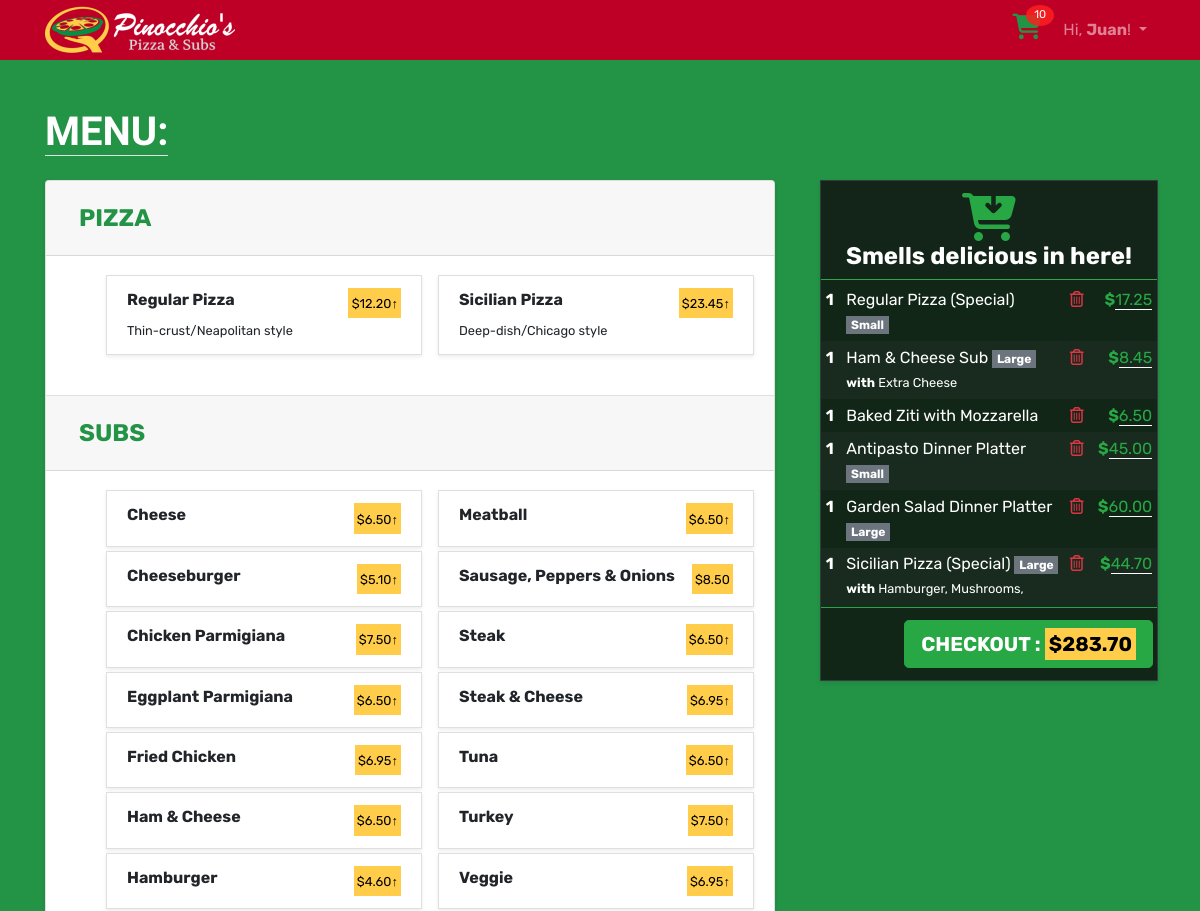
Before: / (signed in, upper part) with the older database file.
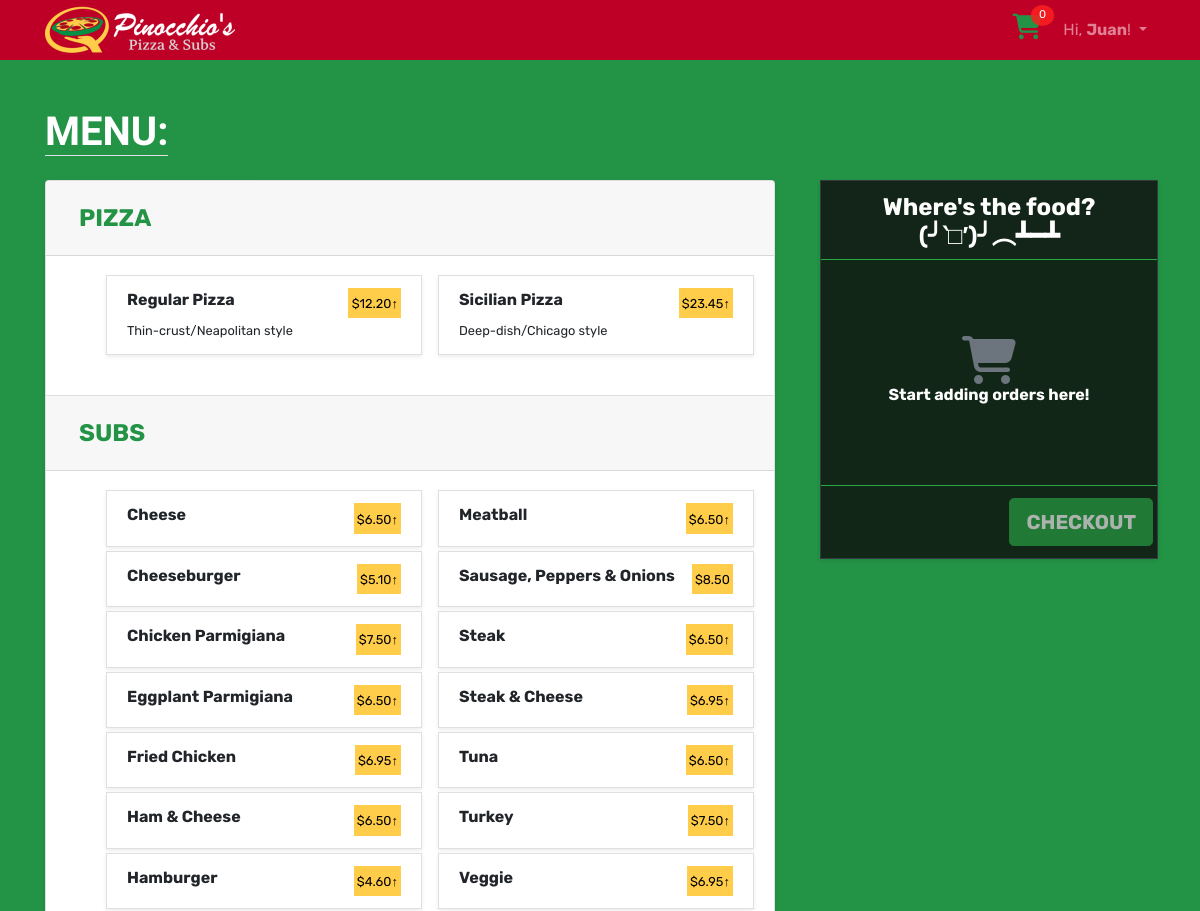
After: the same page with the newer database file.
### orders/models.py (models this page shows, shortened)
class PizzaType(models.Model):
    alias = models.CharField(max_length=120, unique=True)
    name = models.CharField(max_length=120, unique=True)
    description = models.CharField(max_length=120)

class RegularPizza(models.Model):
    name = models.CharField(max_length=120, unique=True)
    small = models.DecimalField(max_digits=10, decimal_places=2)
    large = models.DecimalField(max_digits=10, decimal_places=2)
    toppingsCount = models.IntegerField(default=0)

class SicilianPizza(models.Model):
    name = models.CharField(max_length=120, unique=True)
    small = models.DecimalField(max_digits=10, decimal_places=2)
    large = models.DecimalField(max_digits=10, decimal_places=2)
    toppingsCount = models.IntegerField(default=0)

class Sub(models.Model):
    name = models.CharField(max_length=120, unique=True)
    small = models.DecimalField(max_digits=10, decimal_places=2, null=True, blank=True)
    large = models.DecimalField(max_digits=10, decimal_places=2, null=True, blank=True)
    add_Ons = models.ManyToManyField(SubExtra, blank=True, related_name="extras")

### cart/models.py (models this page shows, shortened)
class CartItem(models.Model):
    ORDER_STATUS = [
        ('CART', 'In Cart'),
        ('PAID', 'Paid'),
        ('CONF', 'Confirmed'),
        ('DLVR', 'Delivered'),
        ('DONE', 'Completed'),
    ]
    user = models.ForeignKey(User, on_delete=models.CASCADE)
    quantity = models.IntegerField()
    category = models.CharField(max_length=200)
    menu_id = models.IntegerField()
    name = models.CharField(max_length=200)
    size = models.CharField(
        max_length=20,
        blank=True,
        null=True,
    )
    addons = models.CharField(
        max_length=200,
        blank=True,
        null=True,
    )
    price = models.DecimalField(max_digits=10, decimal_places=2)
    sub_total = models.DecimalField(max_digits=10, decimal_places=2)
    status = models.CharField(
        max_length=4,
        choices=ORDER_STATUS,
        default='CART',
    )
    added_on = models.DateTimeField(auto_now_add=True)

### orders/views.py (the view)
# urls.py: path("", views.home, name="home"),
def home(request):
    user = request.user.id
    cart_items = CartItem.objects.filter(user=user, status='CART')
    pizzaType = list(PizzaType.objects.values().order_by('name'))
    regularPizza = list(RegularPizza.objects.values().order_by('small'))
    sicilianPizza = list(SicilianPizza.objects.values().order_by('small'))
    pizzaTopping = list(PizzaTopping.objects.values().order_by('name'))
    subs = Sub.objects.all().order_by('name')
    pasta = list(Pasta.objects.values().order_by('name'))
    salad= list(Salad.objects.values().order_by('name'))
    dinnerPlatter = list(DinnerPlatter.objects.values().order_by('name'))
    context = {
        "pizzaType" : pizzaType,
        "regularPizza" : regularPizza,
        "sicilianPizza" : sicilianPizza,
        "pizzaTopping" : pizzaTopping,
        "subs" : subs,
        "sub" : list(Sub.objects.values('id', 'name', 'small', 'large', 'add_Ons__id', 'add_Ons__name', 'add_Ons__price')),
        "pasta" : pasta,
        "salad" : salad,
        "dinnerPlatter" : dinnerPlatter,
        "cart_items" : cart_items,
    }
    cart_total = 0
    cart_quantity = 0
    for item in cart_items:
        cart_total += item.sub_total
        cart_quantity += item.quantity
    if cart_total != 0:
        context['cart_total'] = format(cart_total, '.2f')
    context['cart_quantity'] = cart_quantity
    return render(request, "orders/home.html", context)

### templates/orders/home.html (shortened to what the changed rows need)
    {% extends 'base.html' %}
    {% load static %}
    {% block stylesheet %}
    <link rel="stylesheet" href="{% static 'css/home.css' %}">
    {% endblock %}
    {% block body_content %}
    <div class="container mb-3">
      <h1 class="mt-5 mb-4 text-white font-weight-bold" id="menu"><a href="#menu" class="text-decoration-none text-reset text-uppercase border-bottom">Menu:</a></h1>
        <div class="row">
          <div class="col-lg-8 col-md-12 col-sm-12 col-xs-12" id="menu-div">
            <div class="accordion border-0 shadow-sm" id="accordionMenu">
                <div class="card">
                  <div class="card-header" id="pizza">
                    <h2 class="mb-0">
                      <button class="btn btn-link" type="button" data-toggle="collapse" data-target="#collapseOne" aria-expanded="true" aria-controls="collapseOne">
                        Pizza
                      </button>
                    </h2>
                  </div>
                  <div id="collapseOne" class="collapse show" aria-labelledby="pizza">
                    <div class="card-body">
                      <ul>
                        {% for pizza in pizzaType %}
                        <li class="list-group-item mb-1 rounded-0 shadow-sm menu-items" data-type="{{ pizza.alias }}" data-menuname="{{ pizza.name }}" data-toggle="modal" data-target="#menuModal">
                          <div class="d-flex justify-content-between">
                            <span class="font-weight-bold">{{ pizza.name }}</span>
                            {% if pizza.name == "Regular Pizza" %}
                              <mark><small>${{ regularPizza.0.small }}<span>&uarr;</small></mark>
                            {% else %}
                              <mark><small>${{ sicilianPizza.0.small }}&uarr;</small></mark>
                            {% endif %}
                          </div>
                          <small>{{ pizza.description }}</small>
                        </li>
                        {% endfor %}
                      </ul>
                    </div>
                  </div>
                </div>
                <div class="card">
                  <div class="card-header" id="sub">
                    <h2 class="mb-0">
                      <button class="btn btn-link" type="button" data-toggle="collapse" data-target="#collapseTwo" aria-expanded="true" aria-controls="collapseTwo">
                        Subs
                      </button>
                    </h2>
                  </div>
                  <div id="collapseTwo" class="collapse show" aria-labelledby="sub">
                    <div class="card-body">
                      <ul>
                        {% for sub in subs %}
                          <li class="list-group-item mb-1 rounded-0 shadow-sm menu-items" data-type="sub" data-menuname="{{ sub.name }}" data-toggle="modal" data-target="#menuModal">
                            <div class="d-flex justify-content-between">
                              <span class="font-weight-bold">{{ sub.name }}</span>
                              {% if sub.small %}
                                <mark><small>${{ sub.small }}&uarr;</small></mark>
                              {% else %}
                                <mark><small>${{ sub.large }}</small></mark>
                              {% endif %}
                            </div>
                          </li>
                        {% endfor %}
                      </ul>
                    </div>
                  </div>
                </div>
            </div>
          </div>
          <div class="col-lg-4 d-xs-none d-sm-none d-md-block d-l-block d-lg-block side-cart-div">
            <div class="container position-fixed" id="side-cart">
              <div class="card border border-dark rounded-0 shadow-sm mb-3 rounded-0" id="cart-items-card">
                <div class="card-header border-success text-white text-center pb-0">
                  <h4 class="font-weight-bold" id="cart-header">
                    {% if cart_items %}
                      <i class="fas fa-2x fa-cart-arrow-down text-success"></i>
                      <br>
                      Smells delicious in here!
                    {% else %}
                      Where's the food? <br> (╯‵□′)╯︵┻━┻
                    {% endif %}
                  </h4>
                </div>
                <div class="card-body text-white pl-0 pr-0 pb-0 pt-1" id="cart-items-div">
                  <table class="table table-sm text-white table-borderless">
                    <tbody id="cartItems">
                      {% if cart_items %}
                        {% for item in cart_items %}
                        <tr data-orderid="{{item.id}}">
                          <th scope="row">{{ item.quantity }}</th>
                          <td>
                            {{ item.name}}
                            {% if item.size %}
                              <span class="badge badge-secondary rounded-0">{{ item.size }}</span>
                            {% endif %}
                            {% if item.addons %}
                              <br>
                              <small><strong>with</strong> {{ item.addons }}</small>
                            {% endif %}
                          </td>
                          <td>
                            <i class="far fa-trash-alt text-danger text-center" title="Delete order?" onclick="deleteOrder(this)"></i>
                          </td>
                          <td class="text-right">
                            <span class="font-weight-bolder text-success">$</span><span class="text-success"><span class="border-bottom border-white">{{item.sub_total}}</span></span>
                          </td>
                        </tr>
                        {% endfor%}
                      {% else %}
                        <div class="text-center pt-4" id="zero-cart">
                          <i class="fas fa-shopping-cart fa-3x mt-5 text-secondary"></i>
                          <br>
                          <h6 class="font-weight-bold text-white">
                            {% if user.is_authenticated %}
                              Start adding orders here!
                            {% else %}
                              Log in to add food to your cart.
                            {% endif %}
                          </h6>
                        </div>
                      {% endif %}
                    </tbody>
                  </table>
                </div>
                <div id="checkout-div" class="card-footer bg-transparent border-success text-right pr-1">
                  <button type="button" class="btn btn-lg btn-success font-weight-bold" id="checkout-btn" {%if cart_items%}{%else%}disabled{%endif%} onclick="cartPageRedirect()">
                    CHECKOUT <span id="cart-total">{%if cart_total%}: <mark>${{cart_total}}</mark>{%endif%}</span>
                  </button>
                </div>
              </div>
            </div>
          </div>
        </div>
    </div>
    {% endblock %}

### templates/base.html (shortened to what this page needs)
{% load static %}<!DOCTYPE html>
<html>
  <head>
    <link rel="stylesheet" href="{% static 'css/bootstrap.min.css' %}">
    <link rel="stylesheet" href="{% static 'css/app.css' %}">
    {% block stylesheet %}{% endblock %}
  </head>
  <body>
    {% block body %}
    <nav class="navbar navbar-expand-sm navbar-dark mt-0 mb-0 pt-0 pb-0">
      <div class="container">
        <a class="navbar-brand" href="{% url 'home' %}">
          <img src="../static/img/logo.png" alt="Pinocchio's Pizza & Subs logo">
        </a>
        <div id="mainMenu">
          {% if user.is_authenticated %}
            <ul class="navbar-nav ml-auto d-flex flex-row">
              <li class="nav-item">
                <a href="{% url 'cart' %}" class="items-in-cart d-inline">
                  <span><i class="fas fa-shopping-cart lg"></i></span>
                  <span class="cart-quantity">{{cart_quantity}}</span>
                </a>
              </li>
              <li class="nav-item dropdown">
                <a class="nav-link dropdown-toggle" href="#" id="userMenu" data-toggle="dropdown" aria-haspopup="true" aria-expanded="false">
                  Hi, <span class="font-weight-bold">{{ user.first_name|title }}</span>!
                </a>
              </li>
            </ul>
          {% endif %}
        </div>
      </div>
    </nav>
    {% endblock body %}
    {% block body_content %}
    {% endblock %}
  </body>
</html>

Changed rows visible on the page:
removed CartItem: quantity "1", name "Regular Pizza (Special)", size "Small", sub_total "17.25"
removed CartItem: quantity "1", name "Ham & Cheese Sub", size "Large", addons "Extra Cheese", sub_total "8.45"
removed CartItem: quantity "1", name "Baked Ziti with Mozzarella", sub_total "6.50"
removed CartItem: quantity "1", name "Antipasto Dinner Platter", size "Small", sub_total "45.00"
removed CartItem: quantity "1", name "Garden Salad Dinner Platter", size "Large", sub_total "60.00"
removed CartItem: quantity "1", name "Sicilian Pizza (Special)", size "Large", addons "Hamburger, Mushrooms,…", sub_total "44.70"
Other visible differences:
{{ cart_quantity }}: "10" → "0"
{{ cart_total }}: "283.70" → (not shown)
text no longer shown: "Smells delicious in here! : $"
text now shown: "Where's the food? (╯‵□′)╯︵┻━┻ Start adding orders here!"
